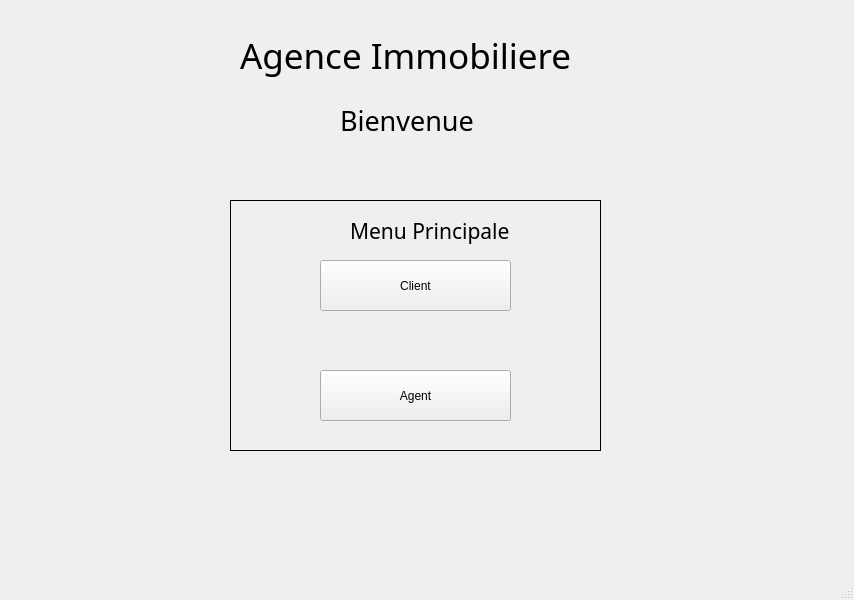
<?xml version="1.0" encoding="UTF-8"?>
<ui version="4.0">
 <class>MainWindow</class>
 <widget class="QMainWindow" name="MainWindow">
  <property name="geometry">
   <rect>
    <x>0</x>
    <y>0</y>
    <width>854</width>
    <height>600</height>
   </rect>
  </property>
  <property name="windowTitle">
   <string>MainWindow</string>
  </property>
  <widget class="QWidget" name="centralwidget">
   <widget class="QPushButton" name="pushButton">
    <property name="geometry">
     <rect>
      <x>320</x>
      <y>260</y>
      <width>191</width>
      <height>51</height>
     </rect>
    </property>
    <property name="text">
     <string>Client</string>
    </property>
   </widget>
   <widget class="QPushButton" name="pushButton_2">
    <property name="geometry">
     <rect>
      <x>320</x>
      <y>370</y>
      <width>191</width>
      <height>51</height>
     </rect>
    </property>
    <property name="text">
     <string>Agent</string>
    </property>
   </widget>
   <widget class="QLabel" name="label">
    <property name="geometry">
     <rect>
      <x>240</x>
      <y>30</y>
      <width>401</width>
      <height>51</height>
     </rect>
    </property>
    <property name="font">
     <font>
      <family>MS Reference Sans Serif</family>
      <pointsize>26</pointsize>
     </font>
    </property>
    <property name="text">
     <string>Agence Immobiliere</string>
    </property>
   </widget>
   <widget class="QLabel" name="label_2">
    <property name="geometry">
     <rect>
      <x>340</x>
      <y>90</y>
      <width>271</width>
      <height>61</height>
     </rect>
    </property>
    <property name="font">
     <font>
      <family>MS PGothic</family>
      <pointsize>20</pointsize>
     </font>
    </property>
    <property name="text">
     <string>Bienvenue</string>
    </property>
   </widget>
   <widget class="QLabel" name="label_3">
    <property name="geometry">
     <rect>
      <x>350</x>
      <y>200</y>
      <width>241</width>
      <height>61</height>
     </rect>
    </property>
    <property name="font">
     <font>
      <family>Tw Cen MT</family>
      <pointsize>16</pointsize>
     </font>
    </property>
    <property name="text">
     <string>Menu Principale</string>
    </property>
   </widget>
   <widget class="QFrame" name="frame">
    <property name="geometry">
     <rect>
      <x>230</x>
      <y>200</y>
      <width>371</width>
      <height>251</height>
     </rect>
    </property>
    <property name="styleSheet">
     <string notr="true">QFrame{
	
border: 1px solid black
}

QLabel{

border-style: none;

}</string>
    </property>
    <property name="frameShape">
     <enum>QFrame::StyledPanel</enum>
    </property>
    <property name="frameShadow">
     <enum>QFrame::Raised</enum>
    </property>
    <widget class="QLabel" name="ClientImageLabel">
     <property name="geometry">
      <rect>
       <x>10</x>
       <y>120</y>
       <width>181</width>
       <height>151</height>
      </rect>
     </property>
     <property name="text">
      <string/>
     </property>
    </widget>
   </widget>
   <widget class="QLabel" name="clientPhoto">
    <property name="geometry">
     <rect>
      <x>240</x>
      <y>240</y>
      <width>101</width>
      <height>91</height>
     </rect>
    </property>
    <property name="text">
     <string/>
    </property>
   </widget>
   <zorder>frame</zorder>
   <zorder>pushButton</zorder>
   <zorder>pushButton_2</zorder>
   <zorder>label</zorder>
   <zorder>label_2</zorder>
   <zorder>label_3</zorder>
   <zorder>clientPhoto</zorder>
  </widget>
  <widget class="QMenuBar" name="menubar">
   <property name="geometry">
    <rect>
     <x>0</x>
     <y>0</y>
     <width>854</width>
     <height>21</height>
    </rect>
   </property>
  </widget>
  <widget class="QStatusBar" name="statusbar"/>
 </widget>
 <resources/>
 <connections/>
</ui>
